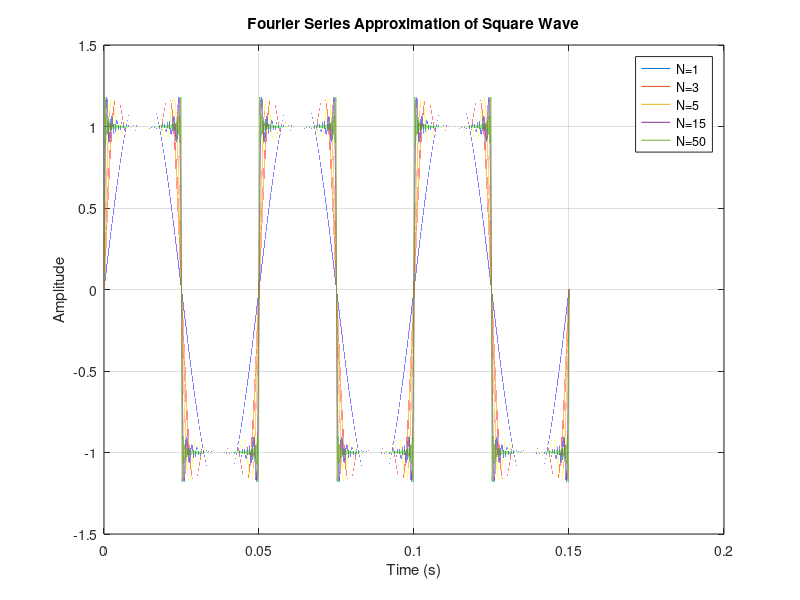

Here is the MATLAB script that generated this plot:
% Fourier Series of a square wave is as follows:-
%{
x(t)=(4/pi)*(sum i, i = [1, ... , N])(1/2i-1)sin(2pi(2i-1)ft)
%}

clc; clear; close all;

f=20;
t=linspace(0, 0.15, 1e6);
A=1;


N = [1, 3, 5, 15, 50];

for n = N
% n=N(4);
    y = zeros(size(t));
    for i = 1:n
        k = 2*i - 1;
        y = y + (1/k) * sin(2*pi*k*f*t);
    end
    y = (4*A/pi) * y;
    plot(t, y, 'DisplayName', sprintf('N = %d', n));
    hold on;
end

legend('N=1', 'N=3', 'N=5', 'N=15', 'N=50');
xlabel('Time (s)');
ylabel('Amplitude');
title('Fourier Series Approximation of Square Wave');
hold off;
grid on;